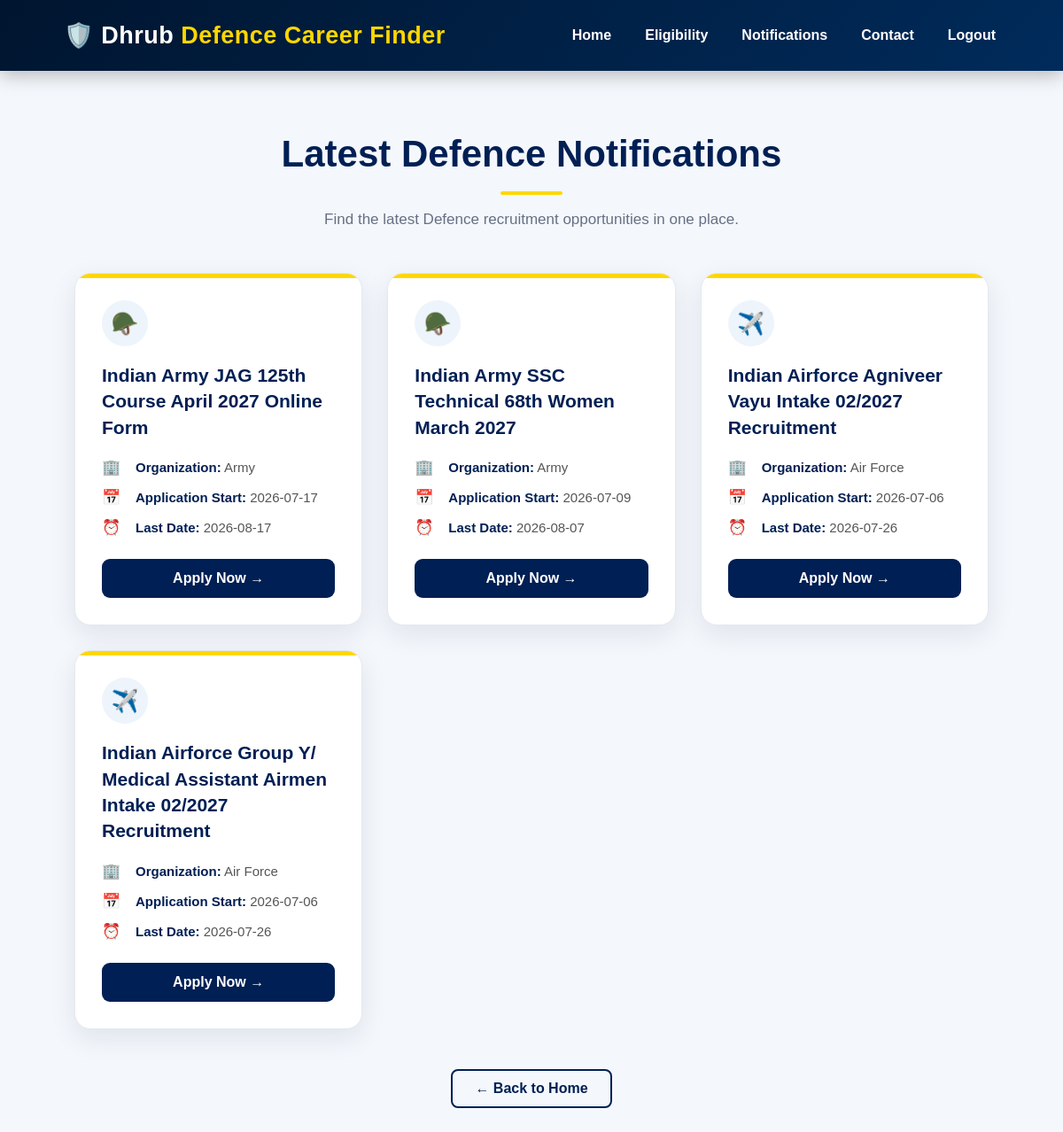
The page /notifications on the database its author committed.
### tables this page shows
CREATE TABLE notifications(
    id INTEGER PRIMARY KEY AUTOINCREMENT,
    title TEXT NOT NULL,
    organization TEXT NOT NULL,
    start_date TEXT NOT NULL,
    last_date TEXT NOT NULL,
    apply_link TEXT NOT NULL
);

### app.py (the view)
@app.route("/notifications")
def notifications():
    organization = request.args.get("organization")
    conn = sqlite3.connect("defence.db")
    conn.row_factory = sqlite3.Row
    cursor = conn.cursor()
    if organization:
        jobs = cursor.execute(
            """
            SELECT *
            FROM notifications
            WHERE organization=?
            ORDER BY id DESC
            """,
            (organization,)
        ).fetchall()
    else:
        jobs = cursor.execute(
            """
            SELECT *
            FROM notifications
            ORDER BY id DESC
            """
        ).fetchall()
    conn.close()
    return render_template(
        "notifications.html",
        jobs=jobs,
        organization=organization
    )

### templates/notifications.html (shortened to what this page needs)
<!DOCTYPE html>
<html lang="en">
<head>
    <link rel="stylesheet"
          href="{{ url_for('static', filename='css/style.css') }}">
</head>
<body>
<nav>
    <div class="logo">
        🛡️ Dhrub <span>Defence Career Finder</span>
    </div>
    <ul>
        <li>
            <a href="/home">Home</a>
        </li>
        <li>
            <a href="/eligibility">Eligibility</a>
        </li>
        <li>
            <a href="/notifications">Notifications</a>
        </li>
        <li>
            <a href="/contact">Contact</a>
        </li>
        <li>
            <a href="/logout">Logout</a>
        </li>
    </ul>
</nav>
<section class="notification-page">
    <div class="notification-header">
        <h1>
            Latest Defence Notifications
        </h1>
        <div class="line"></div>
        <p>
            Find the latest Defence recruitment opportunities
            in one place.
        </p>
    </div>
    {% if jobs %}
    <div class="notification-grid">
        {% for job in jobs %}
        <div class="notification-card">
            <div class="notification-icon">
                {% if job.organization == "Army" %}
                    🪖
                {% elif job.organization == "Navy" %}
                    ⚓
                {% elif job.organization == "Air Force" %}
                    ✈️
                {% else %}
                    🇮🇳
                {% endif %}
            </div>
            <h3>
                {{ job.title }}
            </h3>
            <div class="job-detail">
                <span class="detail-icon">
                    🏢
                </span>
                <span>
                    <strong>Organization:</strong>
                    {{ job.organization }}
                </span>
            </div>
            <div class="job-detail">
                <span class="detail-icon">
                    📅
                </span>
                <span>
                    <strong>Application Start:</strong>
                    {{ job.start_date }}
                </span>
            </div>
            <div class="job-detail">
                <span class="detail-icon">
                    ⏰
                </span>
                <span>
                    <strong>Last Date:</strong>
                    {{ job.last_date }}
                </span>
            </div>
            <a href="{{ job.apply_link }}"
               target="_blank"
               class="apply-btn">
                Apply Now →
            </a>
        </div>
        {% endfor %}
    </div>
    {% endif %}
    <div class="back-home">
        <a href="/home">
            ← Back to Home
        </a>
    </div>
</section>
</body>
</html>

### static/css/style.css (style rules this page uses)
* { margin:0; padding:0; box-sizing:border-box; font-family:Arial, Helvetica, sans-serif; }
html { scroll-behavior:smooth; }
body { background:#f5f7fa; color:#222; overflow-x:hidden; }
nav { width:100%; min-height:80px; background:linear-gradient(135deg,#00152f,#002b5b); display:flex; justify-content:space-between; align-items:center; padding:0 6%; position:sticky; top:0; z-index:1000; box-shadow:0 5px 20px rgba(0,0,0,.25); }
.logo { color:white; font-size:27px; font-weight:800; letter-spacing:.5px; }
.logo span { color:#FFD700; }
nav ul { display:flex; align-items:center; list-style:none; }
nav ul li { margin-left:30px; }
nav ul li a { color:white; text-decoration:none; font-size:16px; font-weight:600; padding:10px 4px; position:relative; transition:.3s; }
nav ul li a::after { content:""; position:absolute; left:0; bottom:0; width:0; height:2px; background:#FFD700; transition:.3s; }

### templates/notifications.html (style rules this page uses)
.notification-page { min-height:calc(100vh - 80px); background:#f4f7fb; padding:70px 7%; }
.notification-header { text-align:center; margin-bottom:50px; }
.notification-header h1 { color:#001F54; font-size:42px; margin-bottom:12px; }
.notification-header p { color:#667085; font-size:17px; }
.notification-header .line { width:70px; height:4px; background:#FFD700; margin:18px auto; border-radius:5px; }
.notification-grid { display:grid; grid-template-columns:repeat(auto-fit,minmax(300px,1fr)); gap:28px; max-width:1200px; margin:auto; }
.notification-card { background:white; border-radius:18px; padding:30px; border:1px solid #e4e9f0; box-shadow:0 10px 30px rgba(0,31,84,.09); position:relative; overflow:hidden; transition:.35s; }
.notification-card::before { content:""; position:absolute; top:0; left:0; width:100%; height:5px; background:#FFD700; }
.notification-icon { width:52px; height:52px; display:flex; align-items:center; justify-content:center; background:#eef4fb; border-radius:50%; font-size:25px; margin-bottom:18px; }
.notification-card h3 { color:#001F54; font-size:21px; line-height:1.4; margin-bottom:20px; }
.job-detail { display:flex; align-items:center; gap:10px; margin:13px 0; color:#555; font-size:15px; }
.job-detail strong { color:#001F54; }
.job-detail .detail-icon { width:28px; font-size:17px; }
.apply-btn { display:block; text-align:center; text-decoration:none; margin-top:25px; background:#001F54; color:white; padding:13px 20px; border-radius:9px; font-weight:bold; transition:.3s; }
.back-home { text-align:center; margin-top:45px; }
.back-home a { display:inline-block; text-decoration:none; color:#001F54; border:2px solid #001F54; padding:11px 25px; border-radius:8px; font-weight:bold; transition:.3s; }

### rows shown on the page
notifications: title "Indian Army JAG 125th Course April 2027 Online Form", organization "Army", start_date "2026-07-17", last_date "2026-08-17"
notifications: title "Indian Army SSC Technical 68th Women March 2027", organization "Army", start_date "2026-07-09", last_date "2026-08-07"
notifications: title "Indian Airforce Agniveer Vayu Intake 02/2027 Recruitment", organization "Air Force", start_date "2026-07-06", last_date "2026-07-26"
notifications: title "Indian Airforce Group Y/ Medical Assistant Airmen Intake 02/2027 Recruitment", organization "Air Force", start_date "2026-07-06", last_date "2026-07-26"
